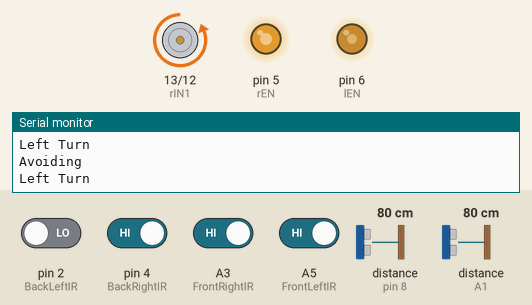
Bench run of a sketch on a simulated Arduino Uno, built with avr-gcc and run on an emulated ATmega328P. Shown: motor-driver pin pairs drawn as motors (green arrow = first pin HIGH = forward, orange = second pin HIGH = backward, longer = more drive), output pins drawn as LEDs (lit = HIGH), the last lines printed to the serial monitor. Inputs (shaded band) come from the test bench; at power-on: A3 (FrontRightIR), A5 (FrontLeftIR), pin 4 (BackRightIR) HIGH, pin 2 (BackLeftIR) LOW, distance to the obstacle (sensors on pin 8, A1) 80 cm. The echo pulse lasts 58.3 µs per cm; pins used as bus, display or sensor lines are not drawn.

Above: at 1.2 s.
1.3 s: pin 2 (BackLeftIR) driven HIGH
At 2.0 s:
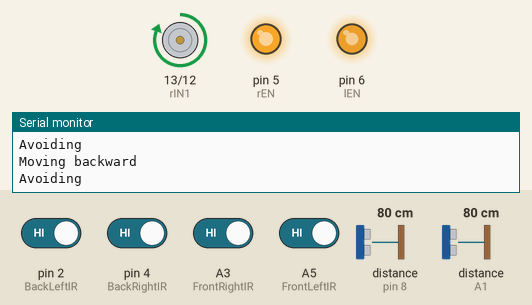
2.8 s: pin 4 (BackRightIR) driven LOW
At 3.7 s:
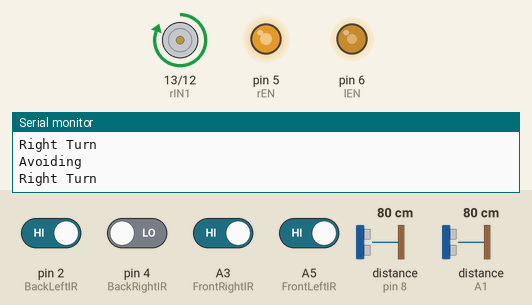
4.3 s: A5 (FrontLeftIR) driven LOW
At 5.2 s:
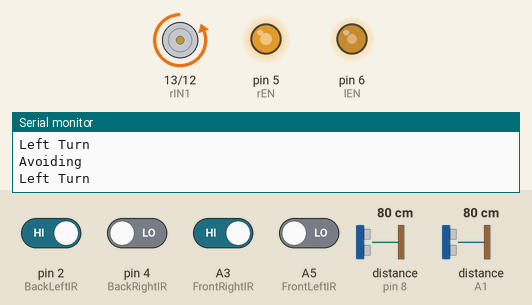
5.8 s: A3 (FrontRightIR) driven LOW
At 7.0 s:
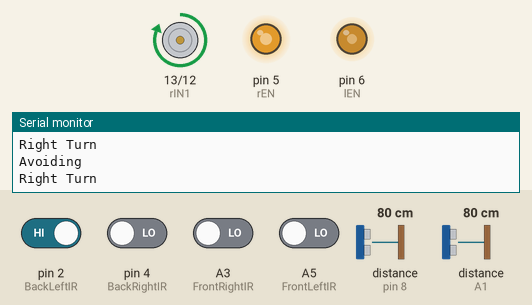
8.8 s: pin 2 (BackLeftIR) driven LOW
At 9.6 s:
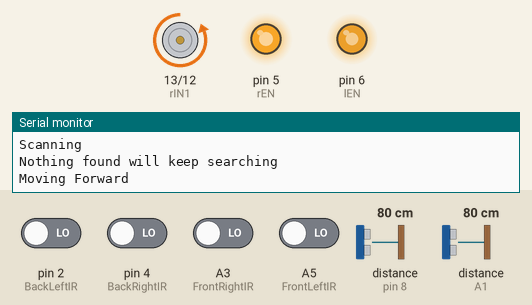
Timing chart, 0 to 32.8 s (numbered marks = the images above; inputs shaded):
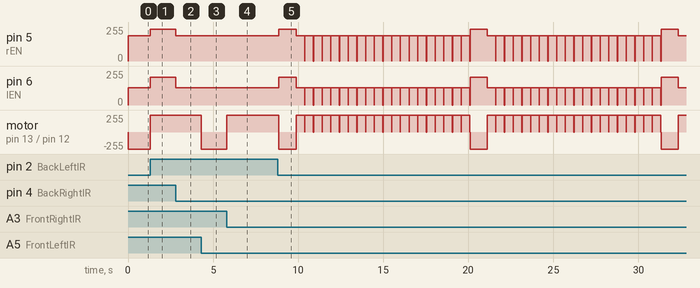

The sketch:

SumoRobot.ino
```cpp
/*
  Author       : Nourhan Mansour
  contributors : Sherif El-Deeb & ElSaeed Ahmed
  Date     : 11/3/2018
  Function : Arduino C code implemened to make a robot with 2 ultasonic & 6 IRs
             Kicks other robots out of the ring.
             The algorith used is divided into simple steps
                1- scan the area for other opponents
                  • if found any --> attack with avg speed if far away & with Max speed if close enough
                  • otherwise move forward and scan again
                2- If you get anywhere near the edges of the ring --> turn with a small angle to avoid falling
*/

#include <Ultrasonic.h>
Ultrasonic FrontUltrasonic(9, 8);    // (Trigger , Echo)
Ultrasonic BackUltrasonic(A2, A1);    // (Trigger , Echo)

int distance=30, backDis, frontDis;
int rightspeed = 240 ,leftspeed=210 , mxspeed = 255 ,curveRightSpeed = 130 , curveLeftSpeed = 190;

const byte rIN1 = 13 , rIN2 = 12 , rEN = 5;   // Right Motor
const byte lIN1 = 10, lIN2 = 11 , lEN = 6 ;    // Left Motor
const byte FrontRightIR = A3 , FrontLeftIR = A5  ;     // Front IR sensors
const byte BackLeftIR = 2 , BackRightIR = 4 ;         // Back IR sensors
byte Frontright, Frontleft, Backleft, Backright;

void setup() {

  pinMode(rIN1 , OUTPUT);
  pinMode(rIN2 , OUTPUT);
  pinMode(rEN , OUTPUT);
  pinMode(lIN1 , OUTPUT);
  pinMode(lIN2 , OUTPUT);
  pinMode(lEN , OUTPUT);
  pinMode(FrontRightIR  , INPUT);
  pinMode(FrontLeftIR   , INPUT);
  pinMode(BackLeftIR    , INPUT);
  pinMode(BackRightIR   , INPUT);
  Serial.begin(9600);
}

void ScanArea();
void AttackTarget(char c);
void Avoid();
void MoveForward(int sr , int sl);
void TurnRight();
void TurnLeft();
void MoveBackward(int s);
void Stop();
void makeAngle();

// system starts here
void loop() {

  // each loop gets new IR readings to ensure avoiding obstacles
    Frontright=digitalRead(FrontRightIR);
    Frontleft=digitalRead(FrontLeftIR);

    Backleft=digitalRead(BackLeftIR);
    Backright=digitalRead(BackRightIR);

    // no IR is active & we're away from the borders
    if (Frontright==LOW && Frontleft==LOW  && Backleft==LOW && Backright == LOW ){
      Serial.println("Scanning");
      ScanArea();
    }
    else { // maybe close to an edge.
      Serial.println("Avoiding");
      Avoid();

    }
/*
MoveForward(255 , 255);
delay(2000);
MoveBackward(255 , 255);
delay(2000);
TurnRight();
delay(1000);
TurnLeft();
delay(1000);

*/
}

void MoveForward (int rs , int ls){

  digitalWrite(rIN1  , 0);
  digitalWrite(rIN2  , HIGH);
  analogWrite (rEN , rs);
  digitalWrite(lIN1  , 0);
  digitalWrite(lIN2  , HIGH);
  analogWrite(lEN , ls);
  Serial.println("Moving Forward");

  }

  void MoveBackward(int rs , int ls){

  digitalWrite(rIN1  , HIGH);
  digitalWrite(rIN2  , 0);
  analogWrite (rEN , rs);
  digitalWrite(lIN1  , HIGH);
  digitalWrite(lIN2  , 0);
  analogWrite(lEN , ls);
  Serial.println("Moving backward");

  }
 void Stop () {
  digitalWrite(rIN1  , 0);
  digitalWrite(rIN2  , 0);
  analogWrite (rEN , 0);
  digitalWrite(lIN1  , 0);
  digitalWrite(lIN2  , 0);
  analogWrite(lEN , 0);
  Serial.println("Stopped");
  }
void  TurnRight () {
  digitalWrite(rIN1  , HIGH);
  digitalWrite(rIN2  , 0);
  analogWrite (rEN , curveLeftSpeed);
  digitalWrite(lIN1  , 0);
  digitalWrite(lIN2  , HIGH);
  analogWrite(lEN , curveRightSpeed);
  Serial.println("Right Turn");
    }
void  TurnLeft () {
  digitalWrite(rIN1  , 0);
  digitalWrite(rIN2  , HIGH);
  analogWrite (rEN , curveLeftSpeed);
  digitalWrite(lIN1  , HIGH);
  digitalWrite(lIN2  , 0);
  analogWrite(lEN , curveRightSpeed);
  Serial.println("Left Turn");
  }

void ScanArea() {

  int ttl = 1; // take values from 1 - 18 in order to make 180 degres and avoid moving in circles

  frontDis = FrontUltrasonic.read();
  backDis = BackUltrasonic.read();


 if ( frontDis <= distance) // Enemy ahead
  {

    AttackTarget('f');
      Serial.println("Attacking Enemy in front");
  }
  else if ( backDis <= distance  ){  //Enemy is behind.
    AttackTarget('b');
      Serial.println("Attacking enemy behind");
  }
  else  // Nothing found so keep searching
  {
      Serial.println("Nothing found will keep searching");
    MoveForward(rightspeed , leftspeed); // moveForward to avoid remaining in the same place.
    delay (1000); // keep moving for 1 s
    while (ttl <= 20 && FrontUltrasonic.read() > distance && BackUltrasonic.read() > distance ) { // make turns while searching
      ttl ++;
      makeAngle ();

    }

  }
}
void makeAngle () {
 Serial.println("Making angle NOW");
 TurnRight (); // right or left is the same
 delay (500); // to be changed by try and error to make an angle approx = 30 degrees
 Stop(); // to give the sonics some space to capture readings.

  }

void AttackTarget(char c) {
  Serial.println("Attacking");
  if (c=='f'){ // argument passed by the search function
    if (FrontUltrasonic.read() <= distance / 2){ // IF the enemy is close we need to move fast to gain some tork.
        MoveForward (rightspeed+30 , leftspeed+30);
      }
      else { // other wise we need to move on avg speed to make sure we don't run out of the borders.
        MoveForward(rightspeed , leftspeed);
      }
  }else {
    if (BackUltrasonic.read() <= distance / 2){
      MoveBackward (rightspeed+30 , leftspeed+30);
    }
    else
    {
      MoveBackward(rightspeed , leftspeed);
    }
  }

}
void Avoid(){
  // Get reading from all IRS.
    Frontright=digitalRead(FrontRightIR);
    Frontleft=digitalRead(FrontLeftIR);

    Backleft=digitalRead(BackLeftIR);
    Backright=digitalRead(BackRightIR);

    if ((Frontright==HIGH && Frontleft==LOW ) || (Backleft==LOW && Backright==HIGH ) ){
        TurnLeft();
    }
    else if( (Frontright==LOW && Frontleft==HIGH ) || (Backleft==HIGH && Backright==LOW ) ){
        TurnRight();
    }
    else if(Frontright==HIGH && Frontleft==HIGH ){
        MoveBackward(rightspeed , leftspeed);
    }
    else if(Backleft==HIGH && Backright==HIGH ) {
        MoveForward(rightspeed , leftspeed);
    }

}
```

Measured:
- after the input at 1.3 s, pin 5 (rEN): 190/255 → 240/255 at once; pin 6 (lEN): 130/255 → 210/255 at once; motor on pin 13 (rIN1) / pin 12 (rIN2): backward 255/255 → forward 255/255 at once
- after the input at 2.8 s, pin 5 (rEN): 240/255 → 190/255 at once; pin 6 (lEN): 210/255 → 130/255 at once
- after the input at 4.3 s, motor on pin 13 (rIN1) / pin 12 (rIN2): forward 255/255 → backward 255/255 at once
- after the input at 5.8 s, motor on pin 13 (rIN1) / pin 12 (rIN2): backward 255/255 → forward 255/255 at once
- after the input at 8.8 s, pin 5 (rEN): 190/255 → 240/255 after 0.06 s, then moves between 0/255 and 240/255, repeating every 11.2 s; pin 6 (lEN): 130/255 → 210/255 after 0.06 s, then moves between 0/255 and 210/255, repeating every 11.2 s
